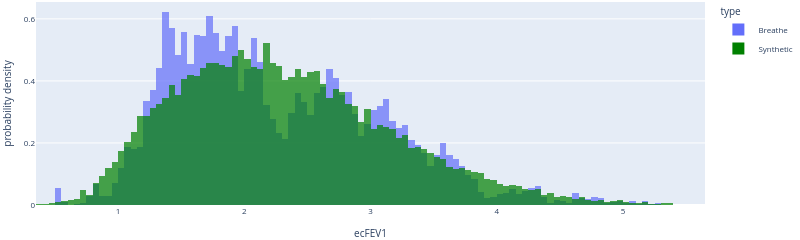
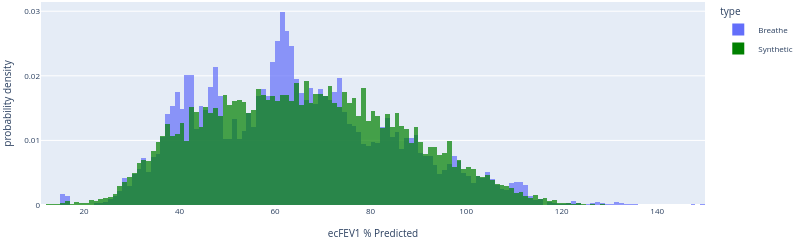
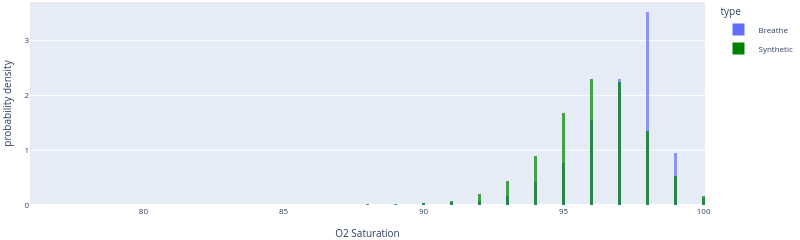
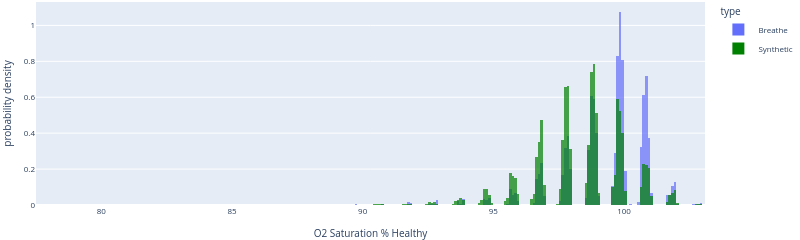

Source (notebook cell) for these figures, in order:
### Code cell
# Use go figure to plot the superimposed histograms of the two distributions
def plot_hist(df, col):
    fig = px.histogram(
        df_full,
        x=col,
        color="type",
        opacity=0.7,
        barmode="overlay",
        histnorm="probability density",
    )
    # Set color to green for synthetic data
    fig.data[1].marker.color = "green"
    fig.update_layout(height=140, width=800, font=dict(size=8))
    # remove margins
    fig.update_layout(margin=dict(l=2, r=2, t=2, b=2))
    fig.show()
    return -1


plot_hist(df_full, "ecFEV1")
plot_hist(df_full, "ecFEV1 % Predicted")
plot_hist(df_full, "O2 Saturation")
plot_hist(df_full, "O2 Saturation % Healthy")

### Figure 1 — Plotly figure (JSON) as saved in the notebook; plotly's stock layout.template omitted (floating-point values rounded to 4 significant figures; data arrays with more than 128 entries replaced by an {"elided": "..."} marker saying what was removed)
{"data": [{"alignmentgroup": "True", "bingroup": "x", "histnorm": "probability density", "hovertemplate": "type=Breathe<br>ecFEV1=%{x}<br>probability density=%{y}<extra></extra>", "legendgroup": "Breathe", "marker": {"color": "#636efa", "opacity": 0.7, "pattern": {"shape": ""}}, "name": "Breathe", "offsetgroup": "Breathe", "orientation": "v", "showlegend": true, "type": "histogram", "x": {"elided": "20397 float values"}, "xaxis": "x", "yaxis": "y"}, {"alignmentgroup": "True", "bingroup": "x", "histnorm": "probability density", "hovertemplate": "type=Synthetic<br>ecFEV1=%{x}<br>probability density=%{y}<extra></extra>", "legendgroup": "Synthetic", "marker": {"color": "green", "opacity": 0.7, "pattern": {"shape": ""}}, "name": "Synthetic", "offsetgroup": "Synthetic", "orientation": "v", "showlegend": true, "type": "histogram", "x": {"elided": "20397 float values"}, "xaxis": "x", "yaxis": "y"}], "layout": {"barmode": "overlay", "font": {"size": 8}, "height": 140, "legend": {"title": {"text": "type"}, "tracegroupgap": 0}, "margin": {"b": 2, "l": 2, "r": 2, "t": 2}, "width": 800, "xaxis": {"anchor": "y", "domain": [0, 1], "title": {"text": "ecFEV1"}}, "yaxis": {"anchor": "x", "domain": [0, 1], "title": {"text": "probability density"}}}}

### Figure 2 — Plotly figure (JSON) as saved in the notebook; plotly's stock layout.template omitted (floating-point values rounded to 4 significant figures; data arrays with more than 128 entries replaced by an {"elided": "..."} marker saying what was removed)
{"data": [{"alignmentgroup": "True", "bingroup": "x", "histnorm": "probability density", "hovertemplate": "type=Breathe<br>ecFEV1 % Predicted=%{x}<br>probability density=%{y}<extra></extra>", "legendgroup": "Breathe", "marker": {"color": "#636efa", "opacity": 0.7, "pattern": {"shape": ""}}, "name": "Breathe", "offsetgroup": "Breathe", "orientation": "v", "showlegend": true, "type": "histogram", "x": {"elided": "20397 float values"}, "xaxis": "x", "yaxis": "y"}, {"alignmentgroup": "True", "bingroup": "x", "histnorm": "probability density", "hovertemplate": "type=Synthetic<br>ecFEV1 % Predicted=%{x}<br>probability density=%{y}<extra></extra>", "legendgroup": "Synthetic", "marker": {"color": "green", "opacity": 0.7, "pattern": {"shape": ""}}, "name": "Synthetic", "offsetgroup": "Synthetic", "orientation": "v", "showlegend": true, "type": "histogram", "x": {"elided": "20397 float values"}, "xaxis": "x", "yaxis": "y"}], "layout": {"barmode": "overlay", "font": {"size": 8}, "height": 140, "legend": {"title": {"text": "type"}, "tracegroupgap": 0}, "margin": {"b": 2, "l": 2, "r": 2, "t": 2}, "width": 800, "xaxis": {"anchor": "y", "domain": [0, 1], "title": {"text": "ecFEV1 % Predicted"}}, "yaxis": {"anchor": "x", "domain": [0, 1], "title": {"text": "probability density"}}}}

### Figure 3 — Plotly figure (JSON) as saved in the notebook; plotly's stock layout.template omitted (floating-point values rounded to 4 significant figures; data arrays with more than 128 entries replaced by an {"elided": "..."} marker saying what was removed)
{"data": [{"alignmentgroup": "True", "bingroup": "x", "histnorm": "probability density", "hovertemplate": "type=Breathe<br>O2 Saturation=%{x}<br>probability density=%{y}<extra></extra>", "legendgroup": "Breathe", "marker": {"color": "#636efa", "opacity": 0.7, "pattern": {"shape": ""}}, "name": "Breathe", "offsetgroup": "Breathe", "orientation": "v", "showlegend": true, "type": "histogram", "x": {"elided": "20397 float values"}, "xaxis": "x", "yaxis": "y"}, {"alignmentgroup": "True", "bingroup": "x", "histnorm": "probability density", "hovertemplate": "type=Synthetic<br>O2 Saturation=%{x}<br>probability density=%{y}<extra></extra>", "legendgroup": "Synthetic", "marker": {"color": "green", "opacity": 0.7, "pattern": {"shape": ""}}, "name": "Synthetic", "offsetgroup": "Synthetic", "orientation": "v", "showlegend": true, "type": "histogram", "x": {"elided": "20397 int values"}, "xaxis": "x", "yaxis": "y"}], "layout": {"barmode": "overlay", "font": {"size": 8}, "height": 140, "legend": {"title": {"text": "type"}, "tracegroupgap": 0}, "margin": {"b": 2, "l": 2, "r": 2, "t": 2}, "width": 800, "xaxis": {"anchor": "y", "domain": [0, 1], "title": {"text": "O2 Saturation"}}, "yaxis": {"anchor": "x", "domain": [0, 1], "title": {"text": "probability density"}}}}

### Figure 4 — Plotly figure (JSON) as saved in the notebook; plotly's stock layout.template omitted (floating-point values rounded to 4 significant figures; data arrays with more than 128 entries replaced by an {"elided": "..."} marker saying what was removed)
{"data": [{"alignmentgroup": "True", "bingroup": "x", "histnorm": "probability density", "hovertemplate": "type=Breathe<br>O2 Saturation % Healthy=%{x}<br>probability density=%{y}<extra></extra>", "legendgroup": "Breathe", "marker": {"color": "#636efa", "opacity": 0.7, "pattern": {"shape": ""}}, "name": "Breathe", "offsetgroup": "Breathe", "orientation": "v", "showlegend": true, "type": "histogram", "x": {"elided": "20397 float values"}, "xaxis": "x", "yaxis": "y"}, {"alignmentgroup": "True", "bingroup": "x", "histnorm": "probability density", "hovertemplate": "type=Synthetic<br>O2 Saturation % Healthy=%{x}<br>probability density=%{y}<extra></extra>", "legendgroup": "Synthetic", "marker": {"color": "green", "opacity": 0.7, "pattern": {"shape": ""}}, "name": "Synthetic", "offsetgroup": "Synthetic", "orientation": "v", "showlegend": true, "type": "histogram", "x": {"elided": "20397 float values"}, "xaxis": "x", "yaxis": "y"}], "layout": {"barmode": "overlay", "font": {"size": 8}, "height": 140, "legend": {"title": {"text": "type"}, "tracegroupgap": 0}, "margin": {"b": 2, "l": 2, "r": 2, "t": 2}, "width": 800, "xaxis": {"anchor": "y", "domain": [0, 1], "title": {"text": "O2 Saturation % Healthy"}}, "yaxis": {"anchor": "x", "domain": [0, 1], "title": {"text": "probability density"}}}}
